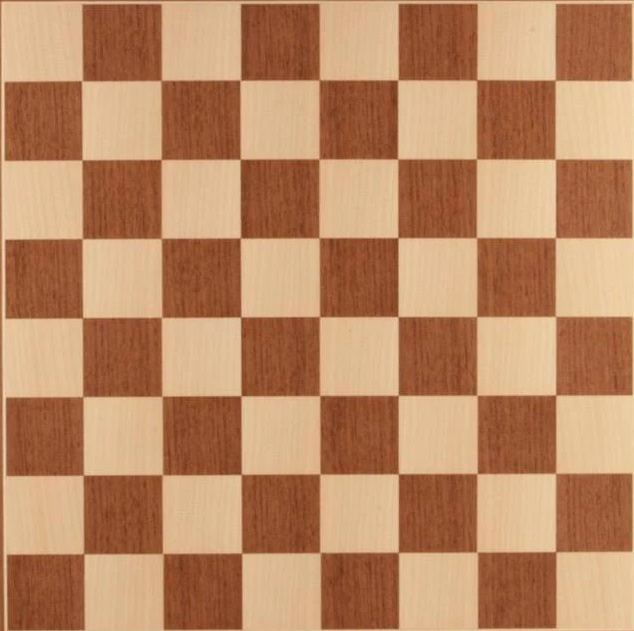
#> input picture 4. Object Detection with OpenCV and Python/3.jpg, 634 x 631 px
$ python index4_find_chess_corners_grid_detection.py
#> lines starting #> are read from the running program, lines starting #| are printed output that depends on the picture; after the words box and inside, x2 and y2 are one past the last pixel; in counts of white or black regions, pixels touching at a corner belong together
import cv2
import matplotlib.pyplot as plt
import numpy as np

img = cv2.imread('3.jpg')
#> img is the input picture: shape (631, 634, 3); mean B, G, R 100.1, 136.8, 186.8

img_blur = cv2.blur(img,(5,5))

img_gray = cv2.cvtColor(img_blur,cv2.COLOR_BGR2GRAY)
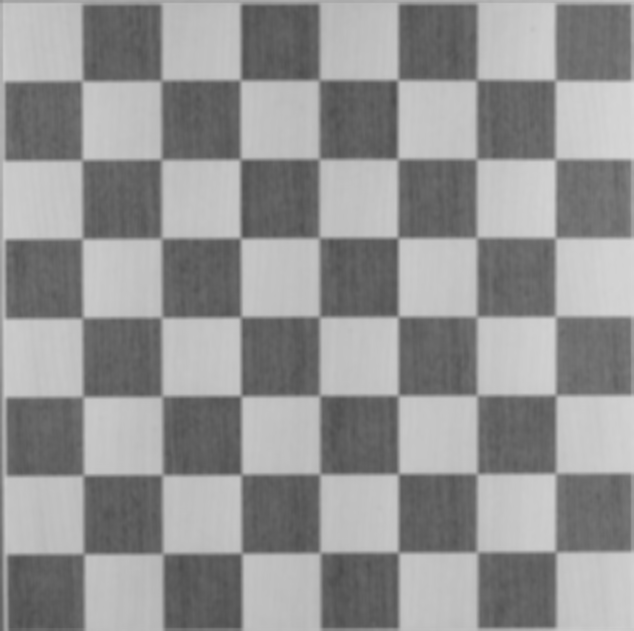
#> img_gray: shape (631, 634); min 74, max 217, mean 147.6

ret , img_threshold = cv2.threshold(img_gray,127,255,cv2.THRESH_BINARY)
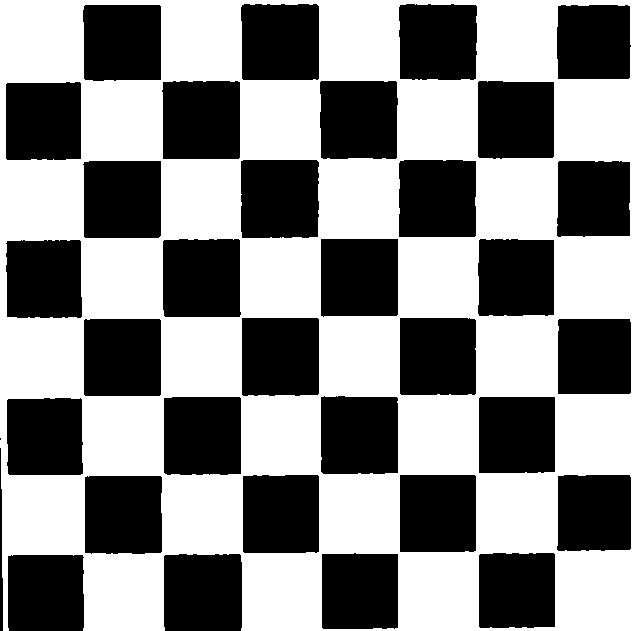
#> img_threshold: shape (631, 634); 53.6% white; 34 black regions (1 under 20 px), largest, box (x1, y1, x2, y2) and area: (241, 160, 319, 238) 5993, (162, 81, 240, 159) 5978, (163, 239, 241, 317) 5962

found ,corners = cv2.findChessboardCorners(img_threshold,(7,7))
#> found = True; corners = 49 rows, first 8: [82, 80.5], [161.1, 80.89], [242.3, 79.06], [319.9, 80.93], [398.5, 80.5], [478.3, 80.94], [555.5, 80], [83.9, 161.5]

img = cv2.cvtColor(img,cv2.COLOR_BGR2RGB)
cv2.drawChessboardCorners(img,(7,7),corners,found)
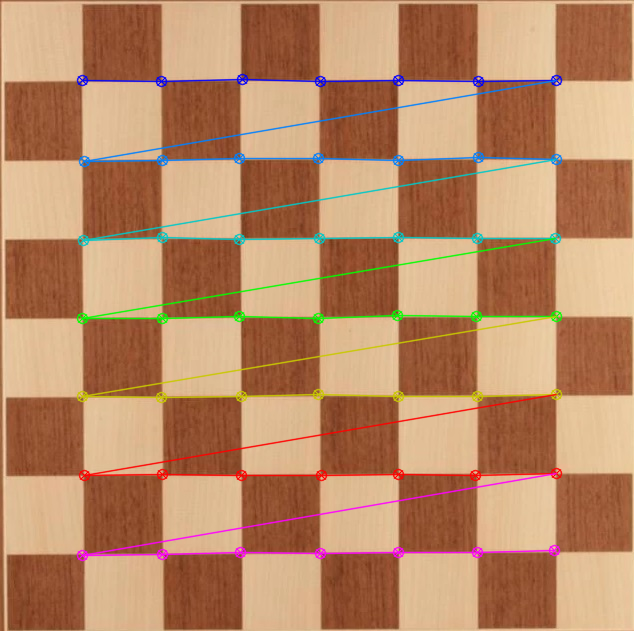
#> img: shape (631, 634, 3); mean R, G, B 184.6, 136.3, 101.1

plt.imshow(img)
plt.show()

$ run again, with 4. Object Detection with OpenCV and Python/2.jpg copied over 4. Object Detection with OpenCV and Python/3.jpg
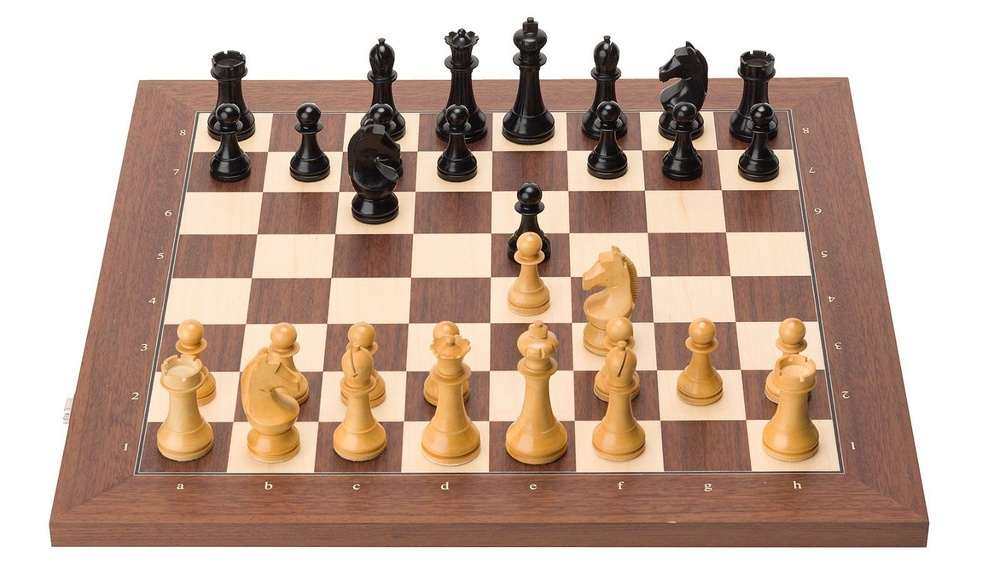
#> input picture 4. Object Detection with OpenCV and Python/2.jpg, 1000 x 575 px, shrunk from 1600 x 920 before the run
#> img is the input picture: shape (575, 1000, 3); mean B, G, R 156.3, 171.9, 196.1
#> `img_gray = cv2.cvtColor(img_blur,cv2.COLOR_BGR2GRAY)`:
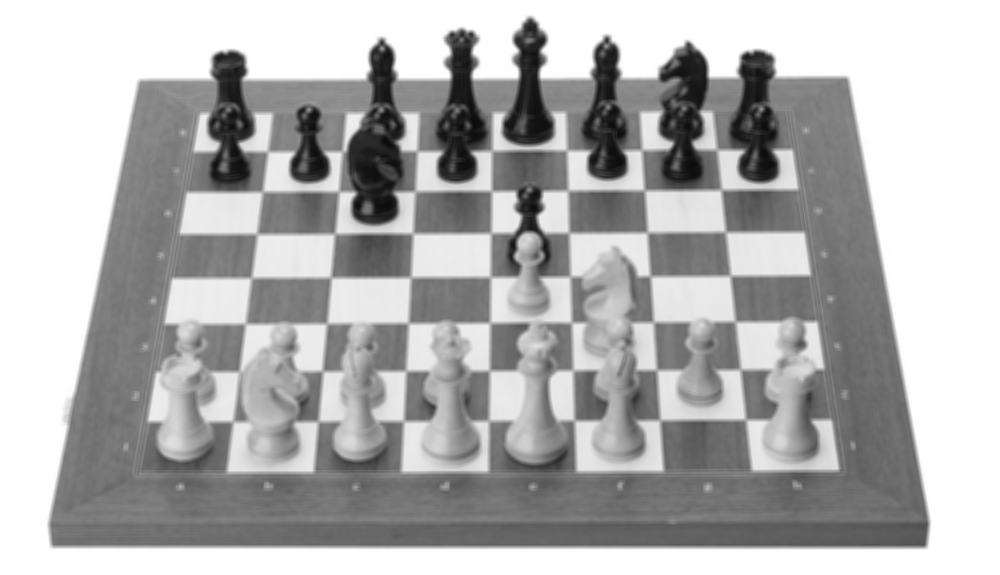
#> img_gray: shape (575, 1000); min 11, max 255, mean 177.4
#> `ret , img_threshold = cv2.threshold(img_gray,127,255,cv2.THRESH_BINARY)`:
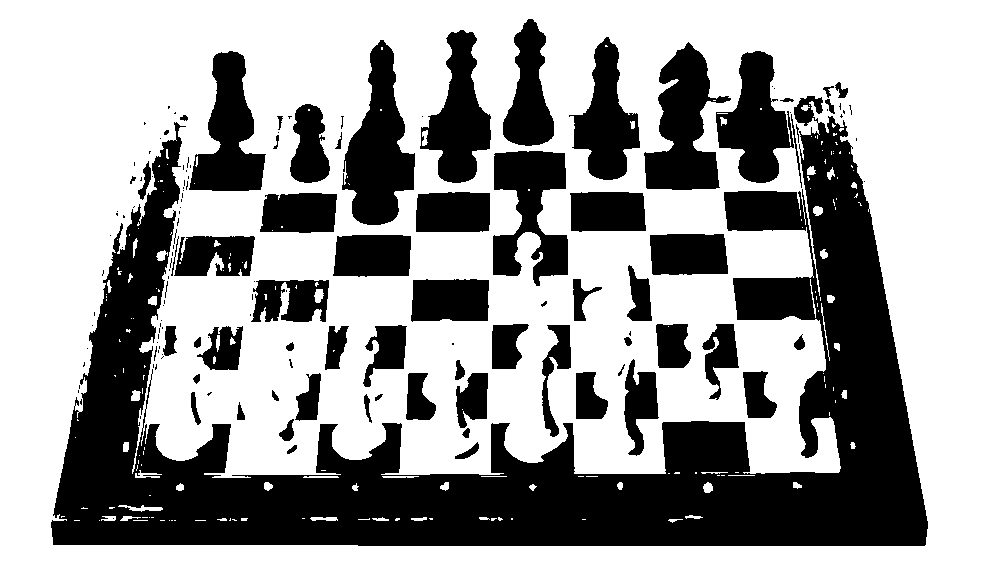
#> img_threshold: shape (575, 1000); 63.2% white; 148 black regions (85 under 20 px), largest, box (x1, y1, x2, y2) and area: (51, 96, 928, 546) 120331, (342, 40, 415, 225) 7493, (644, 42, 731, 190) 6837
#> found = False; corners = None

$ run again, with 4. Object Detection with OpenCV and Python/7.jpg copied over 4. Object Detection with OpenCV and Python/3.jpg
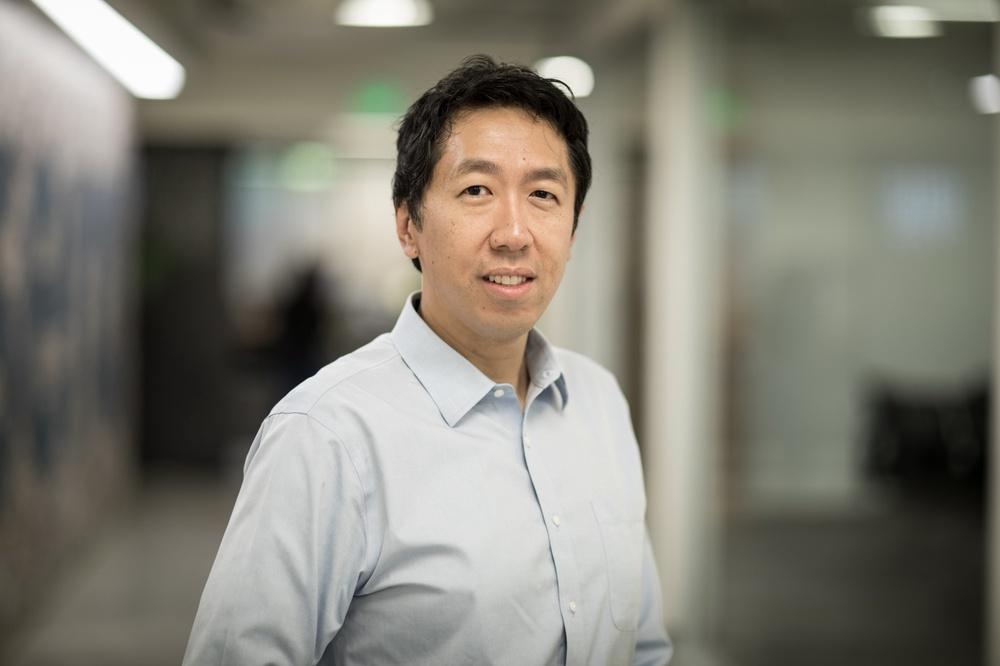
#> input picture 4. Object Detection with OpenCV and Python/7.jpg, 1000 x 666 px, shrunk from 4000 x 2666 before the run
#> img is the input picture: shape (666, 1000, 3); mean B, G, R 116.5, 126.8, 129.1
#> `img_gray = cv2.cvtColor(img_blur,cv2.COLOR_BGR2GRAY)`:
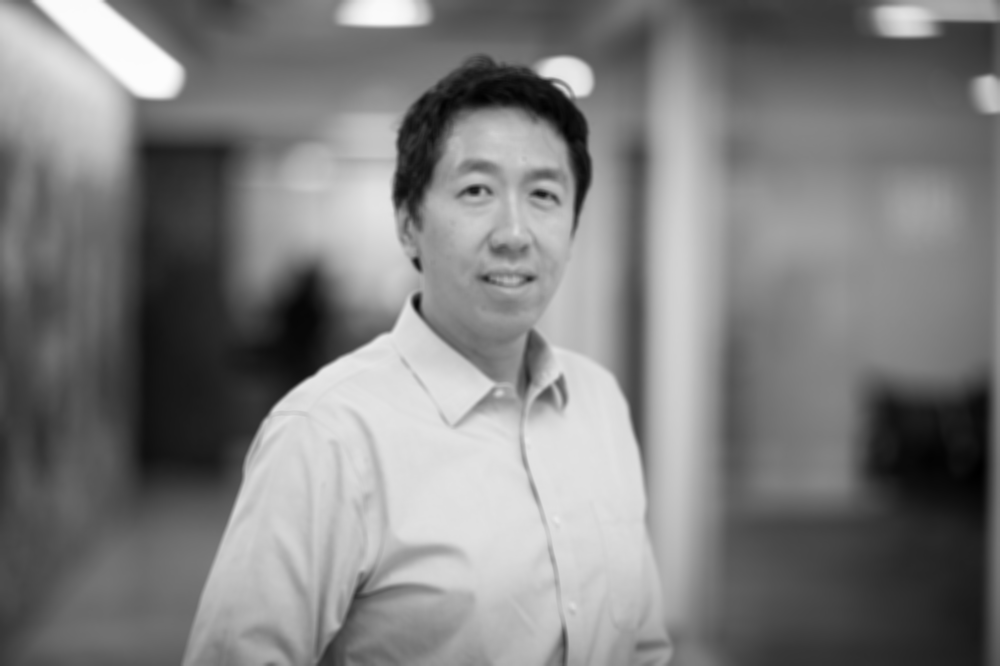
#> img_gray: shape (666, 1000); min 0, max 252, mean 126.3
#> `ret , img_threshold = cv2.threshold(img_gray,127,255,cv2.THRESH_BINARY)`:
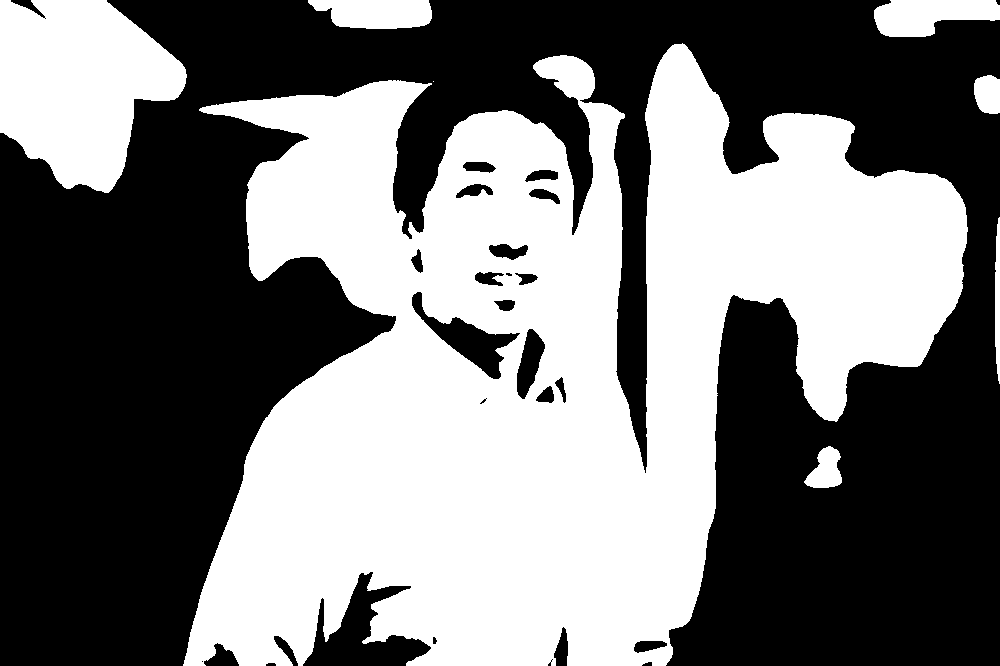
#> img_threshold: shape (666, 1000); 46.7% white; 8 white regions (1 under 20 px), largest, box (x1, y1, x2, y2) and area: (183, 43, 968, 666) 277167, (0, 0, 187, 193) 24892, (874, 0, 1000, 37) 3355
#> found = False; corners = None
